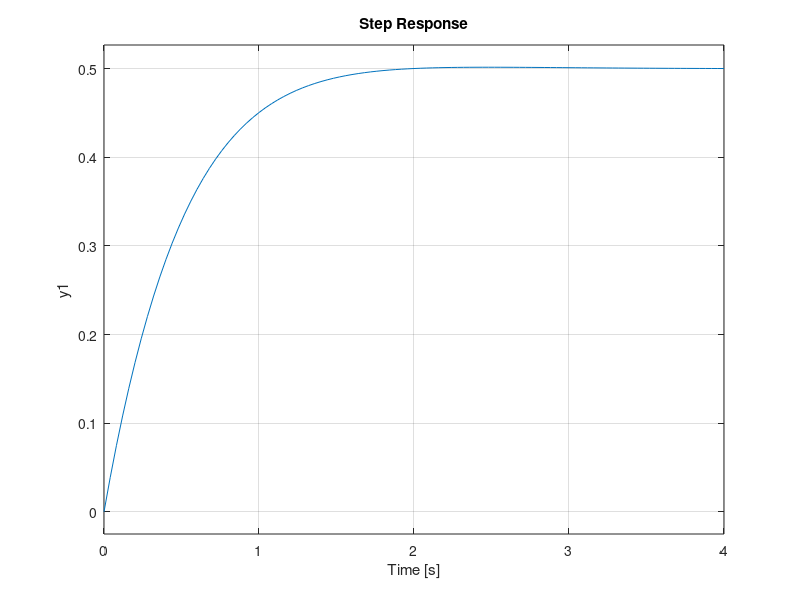

Source code (MATLAB):
clear all;
clc;

A=[ 0 2 ; 1 0];
B = [0;1];
C = [1 1];
D = [0];

sys = ss(A,B,C,D);
%Calcolo retroazione dallo stato
disp('Uso la funzione lqr per calcolare il guadagno K (la retroazione dallo stato u=Kx)')
Q=[3 1;1 2];
R=eye(1)
K = lqr(sys.a,sys.b,Q,R);
disp('Matrice di guadagno K: [comando K = lqr(A,B,Q,R)]');
disp(K);
disp('Autovalori a ciclo chiuso: [comando eig(A-B*K)]');
eK = eig(sys.a-sys.b*K);
disp(eK);
disp('[Nota: retroazione negativa!]')

disp('Step response OL.Press X')
pause;
step(sys);

sysCL = ss(A-B*K,B,C-D*K,D);
step(sysCL)